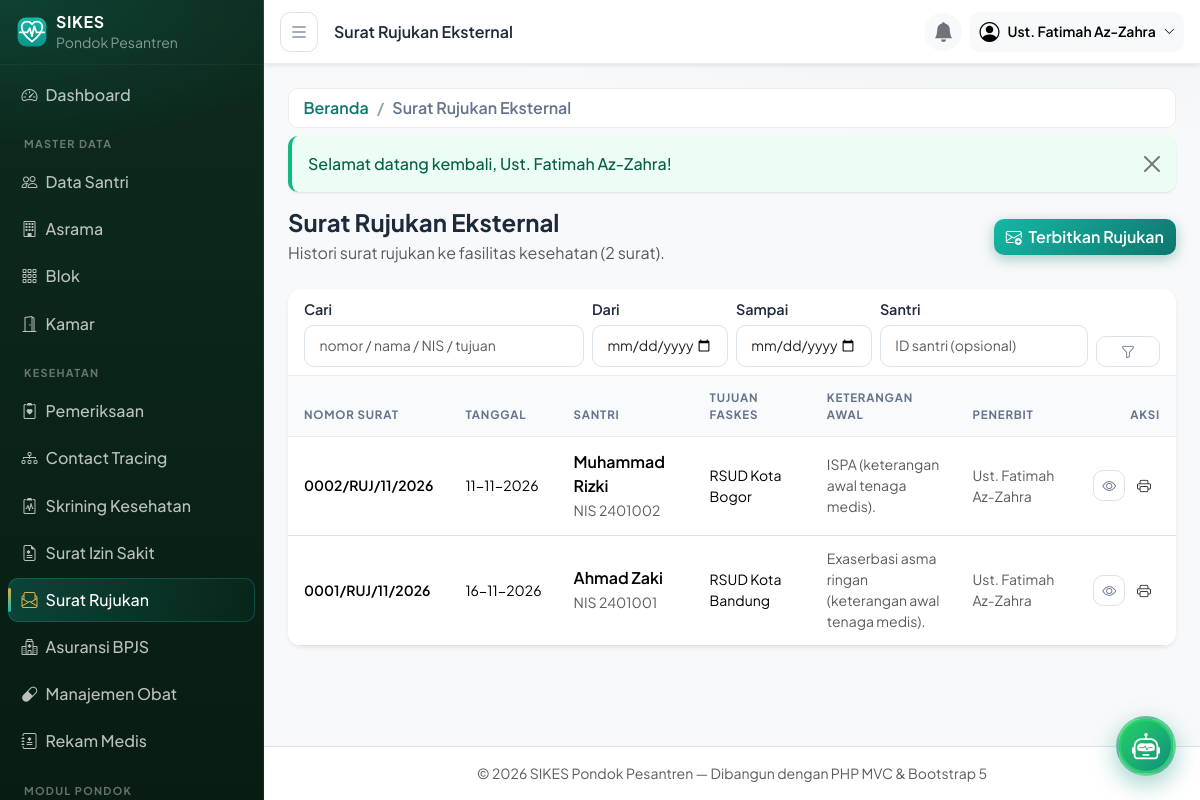
The app's page /rujukan (signed in) with its own data.
### tables this page shows
CREATE TABLE rujukan (
  id                 BIGINT UNSIGNED AUTO_INCREMENT PRIMARY KEY,
  nomor_surat        VARCHAR(60) NOT NULL UNIQUE,
  santri_id          INT UNSIGNED NOT NULL,
  pemeriksaan_id     BIGINT UNSIGNED DEFAULT NULL COMMENT 'dasar pemeriksaan (opsional)',
  tujuan_faskes      VARCHAR(150) NOT NULL,
  keluhan            TEXT NOT NULL,
  hasil_pemeriksaan  TEXT NOT NULL,
  diagnosis_awal     TEXT NOT NULL COMMENT 'keterangan awal tenaga medis',
  tindakan_sementara TEXT DEFAULT NULL,
  rekomendasi        TEXT NOT NULL,
  tanggal_rujukan    DATE NOT NULL,
  penerbit_id        INT UNSIGNED DEFAULT NULL,
  created_at         TIMESTAMP NOT NULL DEFAULT CURRENT_TIMESTAMP,
  updated_at         TIMESTAMP NOT NULL DEFAULT CURRENT_TIMESTAMP ON UPDATE CURRENT_TIMESTAMP,
  INDEX idx_rujukan_tanggal (tanggal_rujukan),
  CONSTRAINT fk_rujukan_santri FOREIGN KEY (santri_id) REFERENCES santri (id)
    ON DELETE CASCADE ON UPDATE CASCADE,
  CONSTRAINT fk_rujukan_pemeriksaan FOREIGN KEY (pemeriksaan_id) REFERENCES pemeriksaan (id)
    ON DELETE SET NULL ON UPDATE CASCADE,
  CONSTRAINT fk_rujukan_penerbit FOREIGN KEY (penerbit_id) REFERENCES users (id)
    ON DELETE SET NULL ON UPDATE CASCADE
);

CREATE TABLE santri (
  id            INT UNSIGNED AUTO_INCREMENT PRIMARY KEY,
  nis           VARCHAR(20) NOT NULL UNIQUE,
  nisn          VARCHAR(15) DEFAULT NULL UNIQUE,
  nama          VARCHAR(100) NOT NULL,
  jenis_kelamin ENUM('L','P') NOT NULL,
  tempat_lahir  VARCHAR(100) DEFAULT NULL,
  tanggal_lahir DATE DEFAULT NULL,
  alamat        VARCHAR(255) DEFAULT NULL,
  no_telepon    VARCHAR(20) DEFAULT NULL,
  wali_id       INT UNSIGNED DEFAULT NULL,
  kamar_id      INT UNSIGNED DEFAULT NULL COMMENT 'NULL = belum ditempatkan',
  status        ENUM('aktif','nonaktif') NOT NULL DEFAULT 'aktif',
  created_at    TIMESTAMP NOT NULL DEFAULT CURRENT_TIMESTAMP,
  updated_at    TIMESTAMP NOT NULL DEFAULT CURRENT_TIMESTAMP ON UPDATE CURRENT_TIMESTAMP,
  INDEX idx_santri_nama (nama),
  INDEX idx_santri_status (status),
  CONSTRAINT fk_santri_wali FOREIGN KEY (wali_id) REFERENCES wali_santri (id)
    ON DELETE SET NULL ON UPDATE CASCADE,
  CONSTRAINT fk_santri_kamar FOREIGN KEY (kamar_id) REFERENCES kamar (id)
    ON DELETE SET NULL ON UPDATE CASCADE
);

CREATE TABLE users (
  id         INT UNSIGNED AUTO_INCREMENT PRIMARY KEY,
  nama       VARCHAR(100) NOT NULL,
  username   VARCHAR(50)  NOT NULL UNIQUE,
  email      VARCHAR(100) DEFAULT NULL,
  password   VARCHAR(255) NOT NULL COMMENT 'bcrypt via password_hash()',
  role_id    INT UNSIGNED NOT NULL,
  is_active  TINYINT(1) NOT NULL DEFAULT 1,
  last_login DATETIME DEFAULT NULL,
  created_at TIMESTAMP NOT NULL DEFAULT CURRENT_TIMESTAMP,
  updated_at TIMESTAMP NOT NULL DEFAULT CURRENT_TIMESTAMP ON UPDATE CURRENT_TIMESTAMP,
  CONSTRAINT fk_users_role FOREIGN KEY (role_id) REFERENCES roles (id)
    ON DELETE RESTRICT ON UPDATE CASCADE
);

### app/core/helpers.php (called while the page is built, shortened)
<?php
function e(?string $value): string
{
    return htmlspecialchars($value ?? '', ENT_QUOTES, 'UTF-8');
}
function base_url(string $path = ''): string
{
    return APP_URL . '/' . ltrim($path, '/');
}
function app_base_path(): string
{
    $dir = rtrim(str_replace('\\', '/', dirname($_SERVER['SCRIPT_NAME'] ?? '/')), '/');
    return $dir;
}
function current_path(): string
{
    $uri  = parse_url($_SERVER['REQUEST_URI'] ?? '/', PHP_URL_PATH) ?: '/';
    $base = app_base_path();
    $uri = '/' . trim($uri, '/');
    return $uri === '//' ? '/' : $uri;
}

### app/core/Controller.php (called while the page is built, shortened)
<?php
abstract class Controller
{
    protected function view(string $view, array $vars = [], ?string $layout = 'layouts/main'): void
    {
        extract($vars, EXTR_SKIP);
        require ROOT_PATH . '/app/views/' . str_replace('..', '', $layout) . '.php';
    }
}

### app/controllers/RujukanController.php (called while the page is built, shortened)
<?php
class RujukanController extends Controller
{
    private Rujukan $rujukan;
    public function __construct()
    {
        $this->rujukan   = new Rujukan();
    }
    public function index(): void
    {
        $filters = [
            'q'         => trim($_GET['q'] ?? ''),
            'date_from' => trim($_GET['date_from'] ?? ''),
            'date_to'   => trim($_GET['date_to'] ?? ''),
            'santri_id' => (int) ($_GET['santri_id'] ?? 0),
        ];
        $page = max(1, (int) ($_GET['page'] ?? 1));
        $this->view('rujukan/index', [
            'title'   => 'Surat Rujukan Eksternal',
            'user'    => Auth::user(),
            'data'    => $this->rujukan->paginate($page, 10, $filters),
            'filters' => $filters,
        ]);
    }
}

### app/core/App.php (called while the page is built, shortened)
<?php
class App
{
    public function run(): void
    {
        $router = new Router();
        $router->dispatch();
    }
}

### public/index.php (called while the page is built, shortened)
<?php
require ROOT_PATH . '/app/core/helpers.php';
require ROOT_PATH . '/app/core/App.php';
(new App\Core\App())->run();

### app/core/Database.php (called while the page is built, shortened)
<?php
class Database
{
    private static ?Database $instance = null;
    private PDO $pdo;
    private function __construct()
    {
        $dsn = sprintf('mysql:host=%s;port=%s;dbname=%s;charset=%s', DB_HOST, DB_PORT, DB_NAME, DB_CHARSET);
        try {
            $this->pdo = new PDO($dsn, DB_USER, DB_PASS, [
                PDO::ATTR_ERRMODE            => PDO::ERRMODE_EXCEPTION,
                PDO::ATTR_DEFAULT_FETCH_MODE => PDO::FETCH_ASSOC,
                PDO::ATTR_EMULATE_PREPARES   => false,
            ]);
        } catch (PDOException $e) {
            if (APP_ENV === 'development') {
                exit('Koneksi database gagal: ' . $e->getMessage()
                    . ' — periksa app/config/config.php dan pastikan database sudah diimpor.');
            }
            exit('Terjadi kesalahan pada server. Silakan coba lagi nanti.');
        }
    }
    public static function getInstance(): Database
    {
        return self::$instance ??= new self();
    }
    public function query(string $sql, array $params = []): PDOStatement
    {
        $stmt = $this->pdo->prepare($sql);
        $stmt->execute($params);
        return $stmt;
    }
    public function fetchAll(string $sql, array $params = []): array
    {
        return $this->query($sql, $params)->fetchAll();
    }
}

### app/models/Rujukan.php (called while the page is built, shortened)
<?php
class Rujukan extends Model
{
    public function paginate(int $page, int $perPage, array $f = []): array
    {
        $offset = max(0, ($page - 1) * $perPage);
        $where  = [];
        $params = [];
        $whereSql = $where ? ' WHERE ' . implode(' AND ', $where) : '';
        $join     = ' FROM rujukan rj JOIN santri s ON s.id = rj.santri_id';
        $total = (int) ($this->db->fetch("SELECT COUNT(*) AS total{$join}{$whereSql}", $params)['total'] ?? 0);
        $rows = $this->db->fetchAll(
            self::BASE . "{$whereSql} ORDER BY rj.id DESC LIMIT {$perPage} OFFSET {$offset}",
            $params
        );
        return ['rows' => $rows, 'total' => $total, 'page' => $page, 'pages' => max(1, (int) ceil($total / $perPage))];
    }
}

### app/core/Model.php (called while the page is built, shortened)
<?php
abstract class Model
{
    public function __construct()
    {
        $this->db = Database::getInstance();
    }
}

### app/core/Session.php (called while the page is built, shortened)
<?php
class Session
{
    public static function user(): ?array
    {
        $user = $_SESSION['user'] ?? null;
        return $user;
    }
}

### app/core/Auth.php (called while the page is built, shortened)
<?php
final class Auth
{
    public static function user(): ?array
    {
        return Session::user();
    }
    public static function hasPermission(string $permission): bool
    {
        $user = Session::user();
        return in_array($permission, $user['permissions'] ?? [], true);
    }
}

### app/views/rujukan/index.php (the view, shortened to what this page needs)
<div class="d-flex flex-wrap align-items-center justify-content-between mb-4 gap-2">
    <div>
        <h1 class="h4 fw-bold mb-1">Surat Rujukan Eksternal</h1>
        <p class="text-muted mb-0">Histori surat rujukan ke fasilitas kesehatan (<?= (int) $data['total'] ?> surat).</p>
    </div>
    <?php if (Auth::hasPermission('rujukan.create')): ?>
    <a href="<?= base_url('/rujukan/create') ?>" class="btn btn-brand">
        <i class="bi bi-envelope-plus me-1"></i> Terbitkan Rujukan
    </a>
    <?php endif; ?>
</div>
<?php require ROOT_PATH . '/app/views/partials/flash.php'; ?>
<div class="card border-0 shadow-sm">
    <div class="card-header bg-white">
        <form class="row g-2 align-items-end" method="GET" action="<?= base_url('/rujukan') ?>">
            <div class="col-md-4">
                <label class="form-label small mb-1">Cari</label>
                <input type="text" name="q" class="form-control form-control-sm"
                       placeholder="nomor / nama / NIS / tujuan" value="<?= e($filters['q']) ?>">
            </div>
            <div class="col-6 col-md-2">
                <label class="form-label small mb-1">Dari</label>
                <input type="date" name="date_from" class="form-control form-control-sm" value="<?= e($filters['date_from']) ?>">
            </div>
            <div class="col-6 col-md-2">
                <label class="form-label small mb-1">Sampai</label>
                <input type="date" name="date_to" class="form-control form-control-sm" value="<?= e($filters['date_to']) ?>">
            </div>
            <div class="col-6 col-md-3">
                <label class="form-label small mb-1">Santri</label>
                <input type="number" name="santri_id" class="form-control form-control-sm" min="0"
                       placeholder="ID santri (opsional)" value="<?= $filters['santri_id'] ?: '' ?>">
            </div>
            <div class="col-6 col-md-1 d-grid">
                <button class="btn btn-sm btn-outline-secondary"><i class="bi bi-funnel"></i></button>
            </div>
        </form>
    </div>
    <div class="table-responsive">
        <table class="table table-hover align-middle mb-0">
            <thead><tr>
                <th>Nomor Surat</th><th>Tanggal</th><th>Santri</th><th>Tujuan Faskes</th>
                <th>Keterangan Awal</th><th>Penerbit</th><th class="text-end">Aksi</th>
            </tr></thead>
            <tbody>
            <?php foreach ($data['rows'] as $row): ?>
                <tr>
                    <td class="small fw-semibold text-nowrap"><?= e($row['nomor_surat']) ?></td>
                    <td class="small text-nowrap"><?= e(date('d-m-Y', strtotime($row['tanggal_rujukan']))) ?></td>
                    <td>
                        <div class="fw-semibold"><?= e($row['santri_nama']) ?></div>
                        <small class="text-muted">NIS <?= e($row['nis']) ?></small>
                    </td>
                    <td class="small"><?= e($row['tujuan_faskes']) ?></td>
                    <td class="small text-muted" style="max-width:200px"><?= e(mb_strimwidth($row['diagnosis_awal'], 0, 60, '…')) ?></td>
                    <td class="small text-muted"><?= e($row['penerbit_nama'] ?? '-') ?></td>
                    <td class="text-end text-nowrap">
                        <a class="btn btn-sm btn-outline-secondary" href="<?= base_url('/rujukan/' . $row['id']) ?>" title="Preview">
                            <i class="bi bi-eye"></i>
                        </a>
                        <a class="btn btn-sm btn-outline-brand" href="<?= base_url('/rujukan/' . $row['id'] . '/cetak') ?>" title="Cetak / PDF">
                            <i class="bi bi-printer"></i>
                        </a>
                    </td>
                </tr>
            <?php endforeach; ?>
            </tbody>
        </table>
    </div>
</div>

### app/core/Router.php (shortened to what this page needs)
<?php
class Router
{
    private array $routes = [];
    private function add(string $method, string $path, string $handler, ?string $permission): void
    {
        $this->routes[] = compact('method', 'path', 'handler', 'permission');
    }
    public function dispatch(): void
    {
        $httpMethod = strtoupper($_SERVER['REQUEST_METHOD']);
        $uri        = current_path();
        foreach ($this->routes as $route) {
            if ($route['method'] !== $httpMethod) {
                continue;
            }
            if (preg_match($this->toRegex($route['path']), $uri, $matches)) {
                $params = array_values(array_filter($matches, 'is_string', ARRAY_FILTER_USE_KEY));
                $this->invoke($route['handler'], $params);
                return;
            }
        }
    }
    private function toRegex(string $path): string
    {
        $regex = preg_replace('#\{([a-zA-Z_][a-zA-Z0-9_]*)\}#', '(?<$1>[a-zA-Z0-9_-]+)', $path);
        return '#^' . $regex . '$#';
    }
    private function invoke(string $handler, array $params): void
    {
        [$controllerName, $action] = explode('@', $handler);
        (new $class())->{$action}(...$params);
    }
}

### public/css/style.css (style rules this page uses)
:root { --brand: #0f766e; --brand-dark: #115e59; --brand-light: #14b8a6; --brand-soft: rgba(15, 118, 110, .08); --accent: #e2b04a; --accent-soft: rgba(226, 176, 74, .15); --sidebar-width: 264px; --sidebar-bg-1: #0d2b1e; --sidebar-bg-2: #081c12; --surface: #ffffff; --page-bg: #f4f6f8; --text-main: #1e293b; --text-muted: #64748b; --line: #e9edf1; --shadow-sm: 0 1px 2px rgba(15, 23, 42, .05), 0 1px 3px rgba(15, 23, 42, .06); --shadow-md: 0 4px 10px -2px rgba(15, 23, 42, .06), 0 12px 24px -6px rgba(15, 23, 42, .09); --shadow-lg: 0 18px 40px -12px rgba(15, 23, 42, .18); --radius: 14px; --radius-sm: 10px; --font: 'Plus Jakarta Sans', 'Segoe UI', system-ui, -apple-system, sans-serif; }
body { font-family: var(--font); background-color: var(--page-bg); background-image: radial-gradient(1100px 380px at 85% -10%, rgba(15, 118, 110, .07), transparent 60%); color: var(--text-main); -webkit-font-smoothing: antialiased; }
* { scrollbar-width: thin; scrollbar-color: rgba(148, 163, 184, .45) transparent; }
.btn { border-radius: var(--radius-sm); font-weight: 600; }
.btn-brand { background: linear-gradient(135deg, var(--brand-light), var(--brand)); border: 0; color: #fff; box-shadow: 0 4px 14px rgba(15, 118, 110, .35); transition: transform .15s ease, box-shadow .15s ease, filter .15s ease; }
.btn-outline-secondary { --bs-btn-color: var(--text-muted); --bs-btn-border-color: #dbe2e9; --bs-btn-hover-bg: #f1f5f9; --bs-btn-hover-border-color: #dbe2e9; --bs-btn-hover-color: var(--text-main); }
.card { border: 1px solid var(--line); border-radius: var(--radius); box-shadow: var(--shadow-sm); }
.card-header { background: var(--surface); border-bottom: 1px solid var(--line); font-weight: 700; border-radius: var(--radius) var(--radius) 0 0 !important; }
.form-control, .form-select { border-radius: var(--radius-sm); border-color: #dde3ea; padding: .6rem .9rem; transition: border-color .15s ease, box-shadow .15s ease; }
.form-label { font-weight: 600; font-size: .9rem; color: var(--text-main); }
.table { --bs-table-hover-bg: var(--brand-soft); }
.table thead th { background: #f8fafc; font-size: .72rem; font-weight: 700; letter-spacing: .07em; text-transform: uppercase; color: var(--text-muted); border-bottom: 1px solid var(--line); }
.table > :not(caption) > * > * { padding: .8rem 1rem; }
.table thead th { position: sticky; top: 0; z-index: 1; }
.card { overflow: hidden; }

### records on screen
rujukan: penerbit "2", nomor_surat "0001/RUJ/11/2026", tanggal_rujukan "16-11-2026", santri.nama "Ahmad Zaki", santri.nis "2401001", tujuan_faskes "RSUD Kota Bandung", diagnosis_awal "Exaserbasi asma ringan (keterangan awal tenaga medis).", penerbit.nama "Ust. Fatimah Az-Zahra"
rujukan: nomor_surat "0002/RUJ/11/2026", tanggal_rujukan "11-11-2026", santri.nama "Muhammad Rizki", santri.nis "2401002", tujuan_faskes "RSUD Kota Bogor", diagnosis_awal "ISPA (keterangan awal tenaga medis).", penerbit.nama "Ust. Fatimah Az-Zahra"

### other values on screen
$bcItem['label'] "Beranda"
$bcItem['label'] "Surat Rujukan Eksternal"
$message "Selamat datang kembali, Ust. Fatimah Az-Zahra!"
